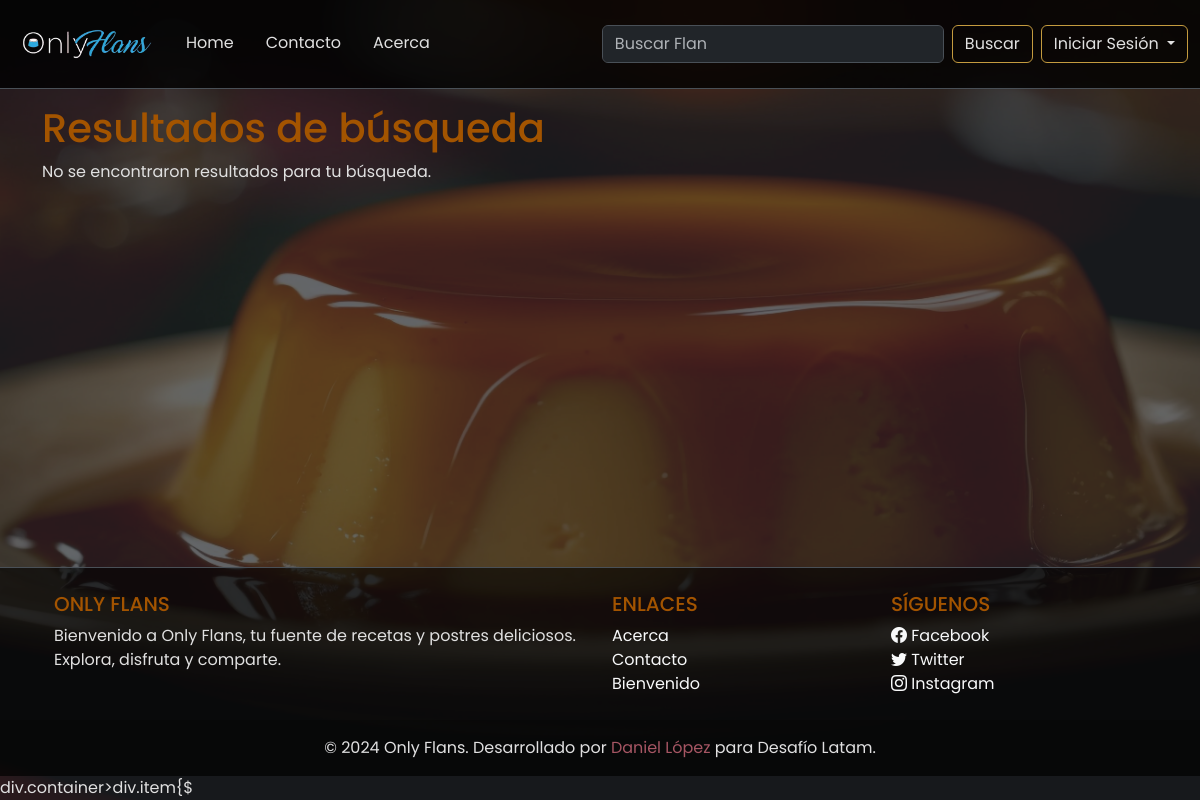
The app's page /search/, older data.
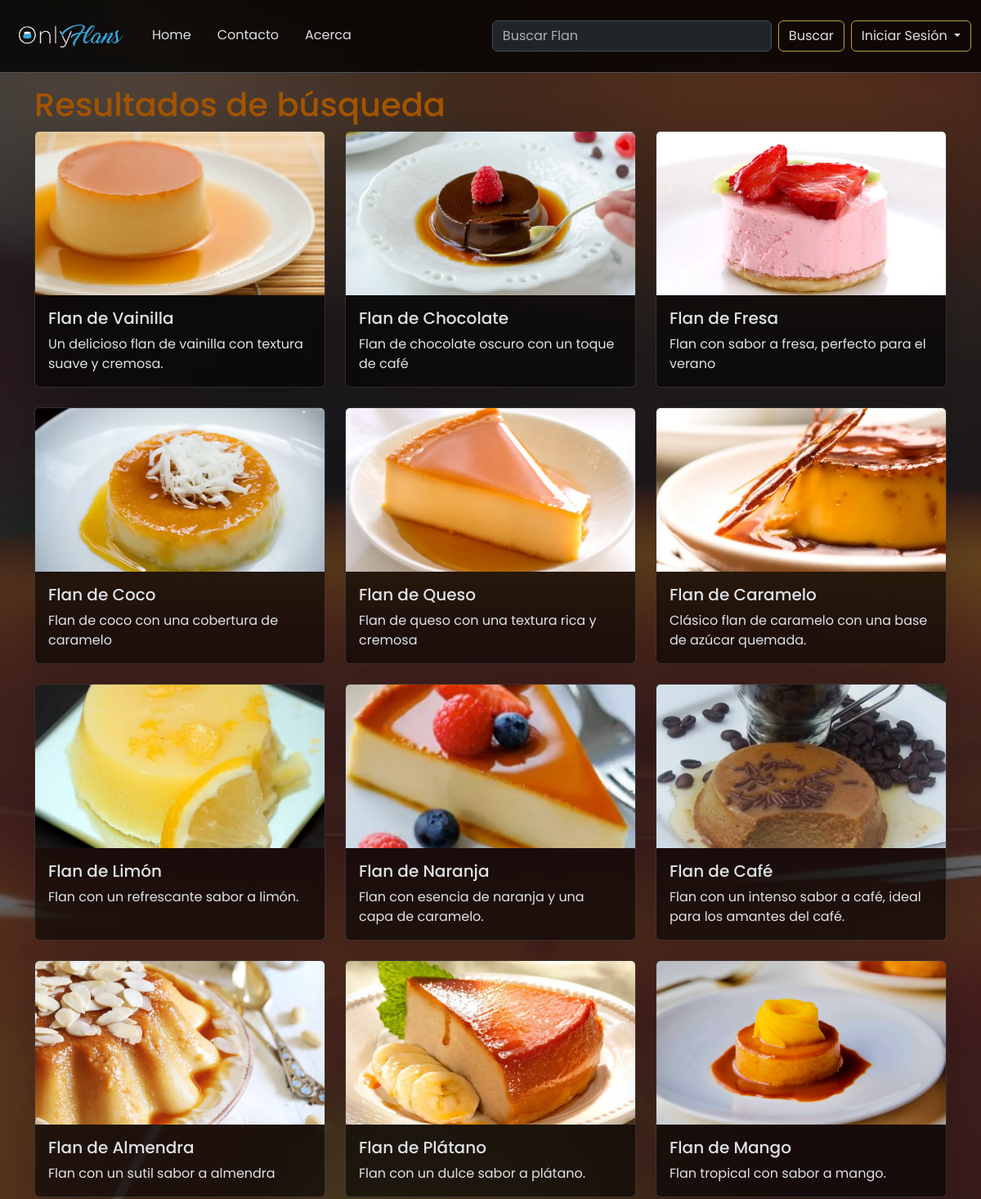
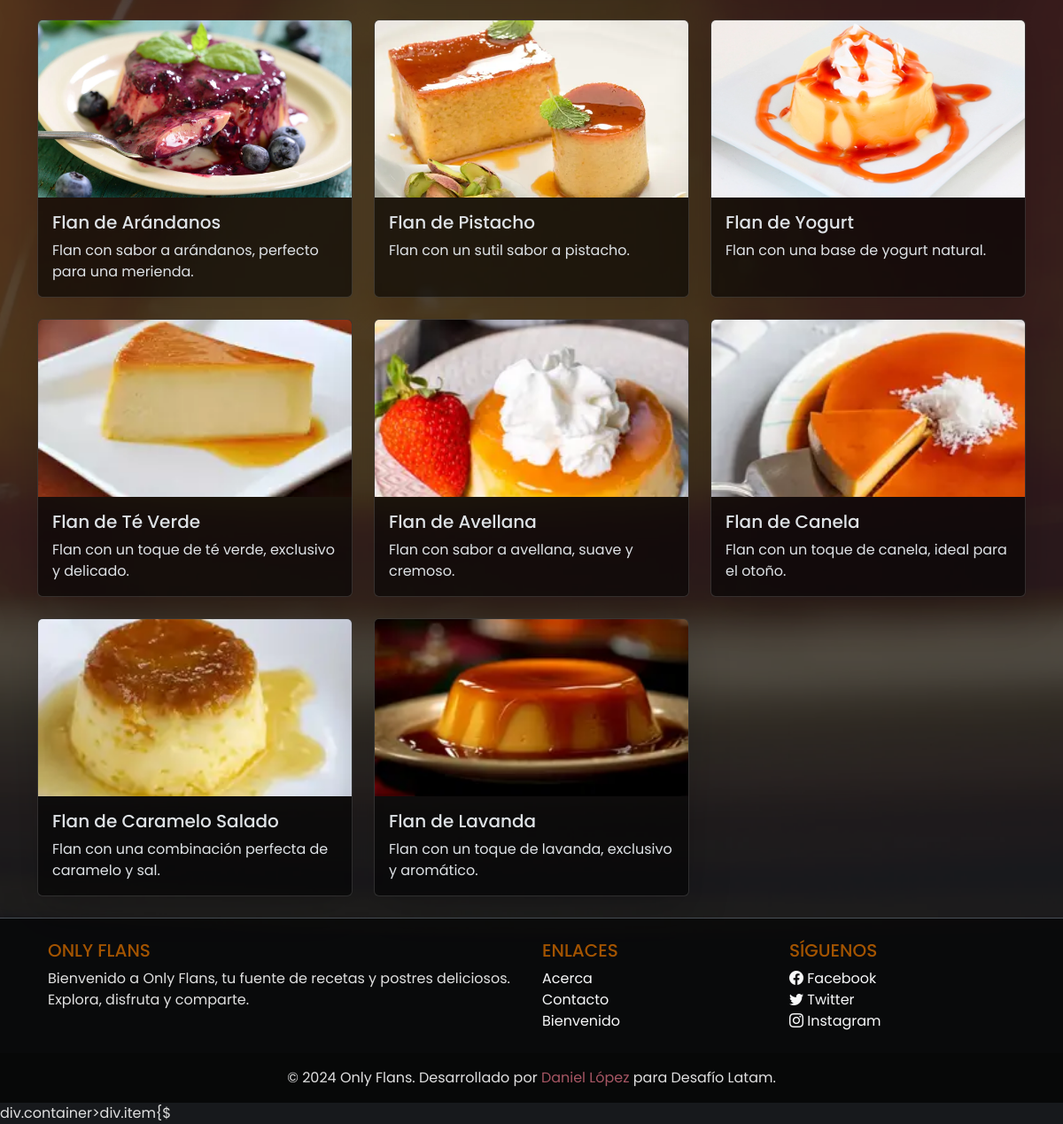
The same page, newer data (2 pictures, top to bottom).
### web/models.py (models this page shows, shortened)
class Flan(models.Model):
    flan_uuid = models.UUIDField(default=uuid.uuid4, editable=False, unique=True)
    name = models.CharField(max_length=64)
    normalized_name = models.CharField(max_length=64, editable=False)
    description = models.TextField()
    image_url = models.CharField(max_length=255)
    slug = models.SlugField(unique=True)
    is_private = models.BooleanField(default=False)
    created_at = models.DateTimeField(auto_now_add=True)
    updated_at = models.DateTimeField(auto_now=True)
    deleted_at = models.DateTimeField(null=True, blank=True)

### web/views.py (the view)
# urls.py: path("search/", search, name="search"),
def search(request):
    query = request.GET.get("q", "").strip()
    if query:
        normalized_query = unidecode(query).lower()
        flanes = Flan.objects.filter(normalized_name__icontains=normalized_query)
    else:
        flanes = Flan.objects.all()
    return render(
        request, "web/search_results.html", {"flanes": flanes, "query": query}
    )

### web/templates/web/search_results.html (shortened to what this page needs)
{% extends 'web/base.html' %}
{% load static %}
{% block content %}
<h1>Resultados de búsqueda{% if query %} para "{{ query }}"{% endif %}</h1>
<div class="row">
    {% if flanes %}
    {% for flan in flanes %}
    <div class="col-md-4 mb-4">
        <a href="{% url 'flan_detail' slug=flan.slug %}" class="text-decoration-none text-dark">
            <div class="card h-100 shadow-lg card-hover card-semitransparent d-flex flex-column">
                <div class="image-container">
                    <img src="{% static flan.image_url %}" class="card-img-top img-fluid" alt="{{ flan.name }}">
                </div>
                <div class="card-body d-flex flex-column">
                    <h5 class="card-title card-custom">{{ flan.name }}</h5>
                    <p class="card-text">{{ flan.description }}</p>
                </div>
            </div>
        </a>
    </div>
    {% endfor %}
    {% else %}
    <p>No se encontraron resultados para tu búsqueda.</p>
    {% endif %}
</div>
{% endblock %}

### web/templates/web/base.html (shortened to what this page needs)
{% load static %}
<!DOCTYPE html>
<html lang="es" data-bs-theme="dark">
<head>
    <link href="https://cdn.jsdelivr.net/npm/bootstrap@5.3.3/dist/css/bootstrap.min.css" rel="stylesheet"
>
    <link rel="stylesheet" href="https://cdn.jsdelivr.net/npm/bootstrap-icons@1.11.3/font/bootstrap-icons.min.css">
    <link rel="stylesheet" href="{% static 'web/css/style.css' %}">
</head>
<body class="d-flex flex-column min-vh-100">
    <header>
        {% include 'web/header.html' %}
    </header>
    <main class="container mt-4 content-wrapper"">
        {% block content %}
        {% endblock %}
    </main>
    <footer class=" text-center text-lg-start">
        {% include 'web/footer.html' %}
        </footer>
</body>
</html>

### web/templates/web/header.html (shortened to what this page needs)
{% load static %}
<nav class="navbar fixed-top navbar-expand-lg border-bottom border-body bg navbar-semitransparent">
    <div class="container-fluid">
        <a class="navbar-brand" href="{% url 'index' %}">
            <img src="{% static 'web/images/1.webp' %}" alt="Only Flans" class="img-fluid" width="150">
        </a>
        <div class="collapse navbar-collapse" id="navbarSupportedContent">
            <ul
                class="navbar-nav nav-underline d-flex flex-row justify-content-evenly align-items-center me-auto mb-2 mb-lg-0">
                <li class="nav-item mt-3 mt-lg-0 text-center">
                    <a class="nav-link {% if request.path == '/' %}active{% endif %}" aria-current="page"
                        href="{% url 'index' %}">
                        <span class="d-none d-lg-inline">Home</span>
                    </a>
                </li>
                <li class="nav-item mt-3 mt-lg-0 text-center">
                    <a class="nav-link {% if request.path == '/contact/' %}active{% endif %}"
                        href="{% url 'contact' %}">
                        <span class="d-none d-lg-inline">Contacto</span>
                    </a>
                </li>
                <li class="nav-item mt-3 mt-lg-0 text-center">
                    <a class="nav-link {% if request.path == '/about/' %}active{% endif %}" href="{% url 'about' %}">
                        <span class="d-none d-lg-inline">Acerca</span>
                    </a>
                </li>
            </ul>
            <form class="d-flex me-2" role="search" action="{% url 'search' %}" method="get">
                <input class="form-control me-2" type="search" name="q" placeholder="Buscar Flan" aria-label="Search"
                    value="{{ request.GET.q }}">
                <button class="btn  d-none d-lg-inline" type="submit">Buscar</button>
            </form>
            <div class="dropdown">
                <button type="button" class="btn dropdown-toggle" data-bs-toggle="dropdown" aria-expanded="false"
                    data-bs-auto-close="outside">
                    {% if user.is_authenticated %}
                    <span class="d-none d-lg-inline">Cerrar Sesión</span>
                    <i class="bi bi-box-arrow-right d-inline d-lg-none"></i>
                    {% else %}
                    <span class="d-none d-lg-inline">Iniciar Sesión</span>
                    {% endif %}
                </button>
            </div>
        </div>
    </div>
</nav>

### web/templates/web/footer.html
{% load static %}
<footer class="text-center text-lg-start border-top border-body footer-semitransparent">
    <div class="container p-4">
        <div class="row">
            <div class="col-lg-6 col-md-12 mb-4 mb-md-0">
                <h5 class="text-uppercase">Only Flans</h5>
                <p>
                    Bienvenido a Only Flans, tu fuente de recetas y postres deliciosos. Explora, disfruta y comparte.
                </p>
            </div>
            <div class="col-lg-3 col-md-6 mb-4 mb-md-0">
                <h5 class="text-uppercase">Enlaces</h5>
                <ul class="list-unstyled mb-0">
                    <li>
                        <a href="{% url 'about' %}" class="text-light">Acerca</a>
                    </li>
                    <li>
                        <a href="{% url 'contact' %}" class="text-light">Contacto</a>
                    </li>
                    <li>
                        <a href="{% url 'welcome' %}" class="text-light">Bienvenido</a>
                    </li>
                </ul>
            </div>
            <div class="col-lg-3 col-md-6 mb-4 mb-md-0">
                <h5 class="text-uppercase">Síguenos</h5>
                <ul class="list-unstyled mb-0">
                    <li>
                        <a href="#" class="text-light"><i class="bi bi-facebook"></i> Facebook</a>
                    </li>
                    <li>
                        <a href="#" class="text-light"><i class="bi bi-twitter"></i> Twitter</a>
                    </li>
                    <li>
                        <a href="#" class="text-light"><i class="bi bi-instagram"></i> Instagram</a>
                    </li>
                </ul>
            </div>
        </div>
    </div>
    <div class="text-center p-3" style="background-color: rgba(0, 0, 0, 0.2);">
        © 2024 Only Flans. Desarrollado por <a target="_blank" href="https://github.com/Primo18">Daniel López</a>
        para Desafío Latam.
    </div>
</footer>
div.container>div.item{$

### web/static/web/css/style.css (style rules this page uses)
* { margin: 0; padding: 0; box-sizing: border-box; }
:root { --color-flan-dorado-oscuro: #C49B3F; --color-caramelo-oscuro: #A35400; --color-crema-oscura: #3A3A3A; --color-chocolate-oscuro: #E0E0E0; --color-fresa-oscura: #A65663; }
body, html { height: 100%; }
body { color: var(--color-chocolate-oscuro); padding-top: 5rem; font-family: 'Poppins', sans-serif; }
body::before { content: ""; position: fixed; top: 0; left: 0; width: 100%; height: 100%; background: url('/static/web/images/background.webp') no-repeat center center fixed; background-size: cover; opacity: 0.3; z-index: -1; }
a { text-decoration: none; }
.content-wrapper { flex: 1 0 auto; }
footer { flex-shrink: 0; }
.btn { color: var(--color-chocolate-oscuro); border-color: var(--color-flan-dorado-oscuro); }
.navbar .nav-link { color: var(--color-chocolate-oscuro); }
footer { color: var(--color-chocolate-oscuro); }
h1, h2, h3, h4, h5, h6 { color: var(--color-caramelo-oscuro); }
a { color: var(--color-fresa-oscura); }
.image-container { height: 200px; overflow: hidden; display: flex; align-items: center; justify-content: center; }
.card-img-top { height: 100%; object-fit: cover; }
.card-hover { transition: transform 0.2s ease-in-out, box-shadow 0.2s ease-in-out; }
.navbar-semitransparent { background-color: rgba(0, 0, 0, 0.8); }
.about, .card-semitransparent, .footer-semitransparent { background-color: rgba(0, 0, 0, 0.6); }

Row changes from the older to the newer data that the page shows:
added Flan: image_url (picture), name "Flan de Vainilla", description "Un delicioso flan de vainilla con textura suave y cremosa."
added Flan: image_url (picture), name "Flan de Chocolate", description "Flan de chocolate oscuro con un toque de café"
added Flan: image_url (picture), name "Flan de Fresa", description "Flan con sabor a fresa, perfecto para el verano"
added Flan: image_url (picture), name "Flan de Coco", description "Flan de coco con una cobertura de caramelo"
added Flan: image_url (picture), name "Flan de Queso", description "Flan de queso con una textura rica y cremosa"
added Flan: image_url (picture), name "Flan de Caramelo", description "Clásico flan de caramelo con una base de azúcar quemada."
added Flan: image_url (picture), name "Flan de Limón", description "Flan con un refrescante sabor a limón."
added Flan: image_url (picture), name "Flan de Naranja", description "Flan con esencia de naranja y una capa de caramelo."
added Flan: image_url (picture), name "Flan de Café", description "Flan con un intenso sabor a café, ideal para los amantes del café."
added Flan: image_url (picture), name "Flan de Almendra", description "Flan con un sutil sabor a almendra"
added Flan: image_url (picture), name "Flan de Plátano", description "Flan con un dulce sabor a plátano."
added Flan: image_url (picture), name "Flan de Mango", description "Flan tropical con sabor a mango."
added Flan: image_url (picture), name "Flan de Arándanos", description "Flan con sabor a arándanos, perfecto para una merienda."
added Flan: image_url (picture), name "Flan de Pistacho", description "Flan con un sutil sabor a pistacho."
added Flan: image_url (picture), name "Flan de Yogurt", description "Flan con una base de yogurt natural."
added Flan: image_url (picture), name "Flan de Té Verde", description "Flan con un toque de té verde, exclusivo y delicado."
added Flan: image_url (picture), name "Flan de Avellana", description "Flan con sabor a avellana, suave y cremoso."
added Flan: image_url (picture), name "Flan de Canela", description "Flan con un toque de canela, ideal para el otoño."
added Flan: image_url (picture), name "Flan de Caramelo Salado", description "Flan con una combinación perfecta de caramelo y sal."
added Flan: image_url (picture), name "Flan de Lavanda", description "Flan con un toque de lavanda, exclusivo y aromático."
Text that changed along with them:
text no longer shown: "No se encontraron resultados para tu búsqueda."
